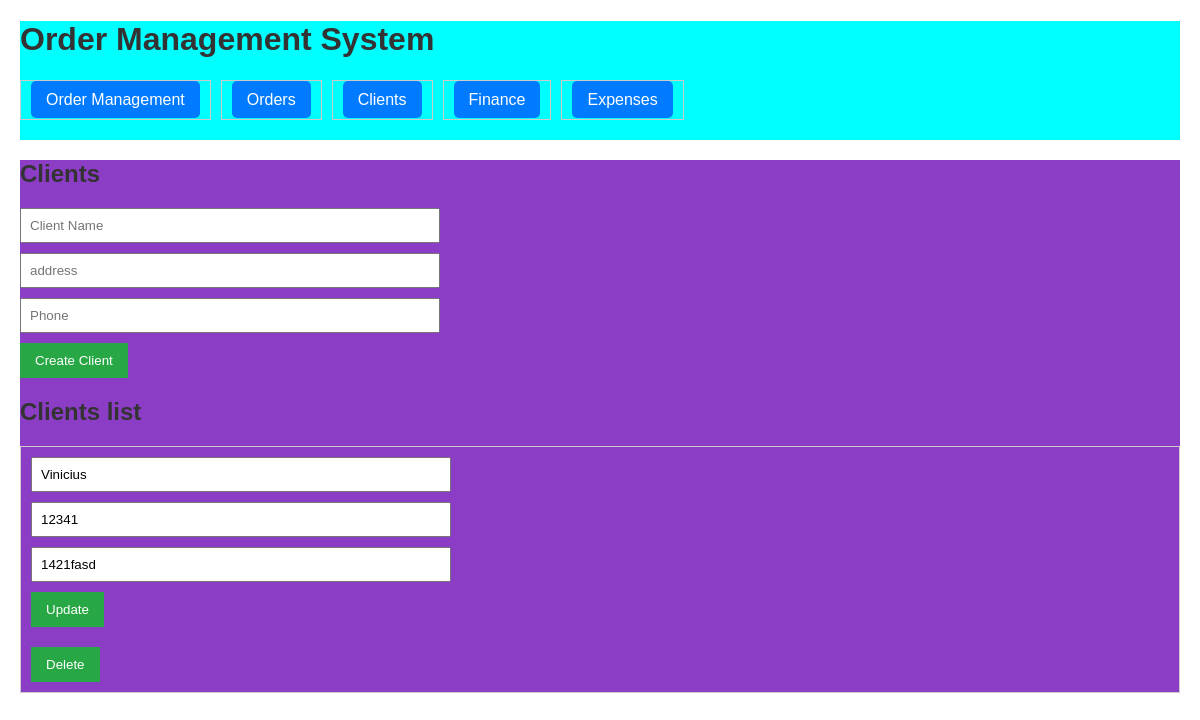
The app's page /clients, older data.
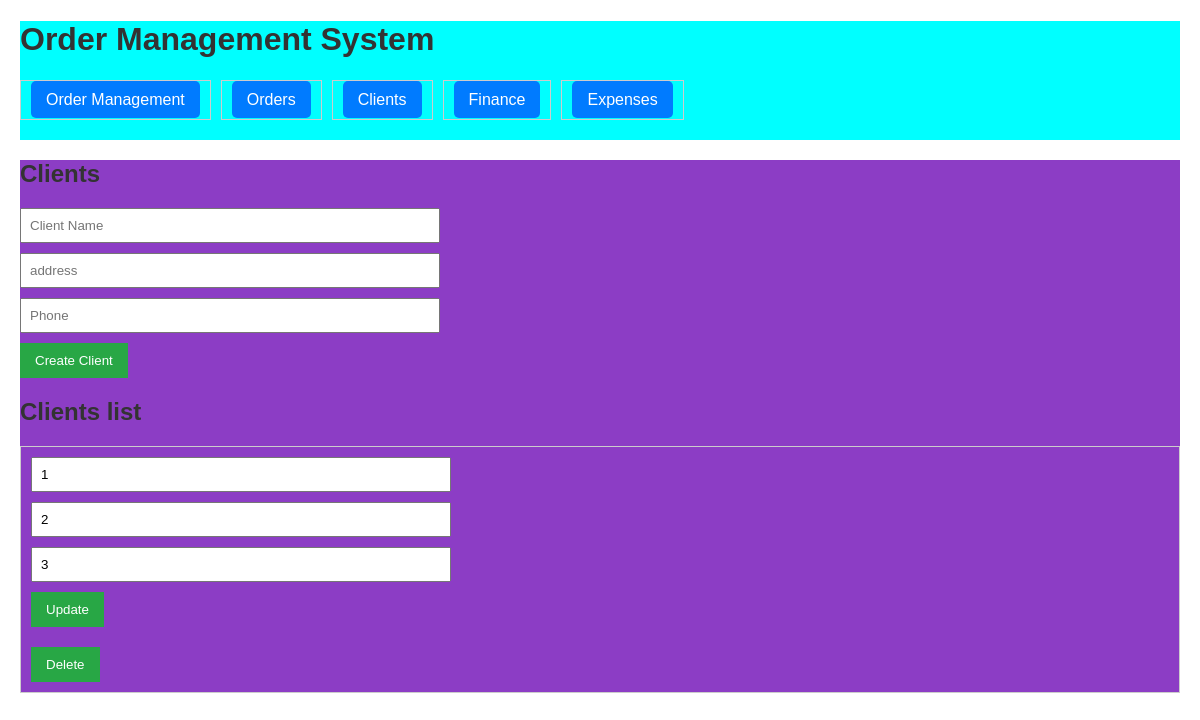
The same page, newer data.
### models.py (models this page shows)
class Clients(db.Model):
    id = db.Column(db.Integer, primary_key=True)
    client_name = db.Column(db.String(100), nullable=False)
    address = db.Column(db.String(100), nullable=False)
    phone = db.Column(db.String(100), nullable=False)

### app.py (the view)
@app.route('/clients')
def clients():
    clients = Clients.query.all()
    return render_template('clients.html', clients=clients)

### templates/clients.html (shortened to what this page needs)
{% extends "base.html" %}
{% block content %}
<div id="container">
    <h2>Clients</h2>
    <form action="/clients" method="POST">
        <input type="text" name="client_name" placeholder="Client Name" required>
        <input type="text" name="address" placeholder="address" required>
        <input type="tel" name="phone" placeholder="Phone" required>
        <button type="submit">Create Client</button>
    </form>
    <h2>Clients list</h2>
    <ul>
        {% for client in clients %}
        <li>
            <form action="/clients/{{ client.id }}/update" method="POST">
                <input type="text" name="client_name" value="{{ client.client_name }}" required>
                <input type="text" name="address" value="{{ client.address }}" required>
                <input type="text" name="phone" value="{{ client.phone }}" required>
                <button type="submit">Update</button>
            </form>
            <form action="/clients/{{ client.id }}/delete" method="POST" style="display:inline;">
                <button type="submit">Delete</button>
            </form>
        </li>
        {% endfor %}
    </ul>
</div>
{% endblock %}

### templates/base.html (shortened to what this page needs)
<!DOCTYPE html>
<html lang="en">
<head>
    <link rel="stylesheet" href="/static/css/styles.css">
</head>
<body>
    <header>
        <h1>Order Management System</h1>
        <nav>
            <ul>
                <li><a href="{{ url_for('order_management') }}">Order Management</a></li>
                <li><a href="{{ url_for('orders') }}">Orders</a></li>
                <li><a href="{{ url_for('clients') }}">Clients</a></li>
                <li><a href="{{ url_for('finance') }}">Finance</a></li>
                <li><a href="{{ url_for('expenses') }}">Expenses</a></li>
            </ul>
        </nav>
    </header>
    <main>
        {% block content %}{% endblock %}
    </main>
</body>
</html>

### static/css/styles.css (style rules this page uses)
body { font-family: Arial, sans-serif; margin: 20px; }
h1, h2 { color: #333; }
nav ul { list-style-type: none; padding: 0; margin: 0; display: flex; gap: 10px; }
nav ul li { display: inline; }
nav ul li a { text-decoration: none; padding: 10px 15px; background-color: #007bff; color: white; border-radius: 5px; }
form { margin-bottom: 20px; }
input, textarea, select { display: block; margin-bottom: 10px; padding: 8px; width: 100%; max-width: 400px; }
button { padding: 10px 15px; background-color: #28a745; color: white; border: none; cursor: pointer; }
ul { list-style-type: none; padding: 0; }
li { margin-bottom: 20px; padding: 10px; border: 1px solid #ccc; }
header { background-color: aqua; }
#container { background-color: #8c3dc5; }

Row changes from the older to the newer data that the page shows:
removed Clients: client_name "Vinicius", address "12341", phone "1421fasd"
added Clients: client_name "1", address "2", phone "3"
